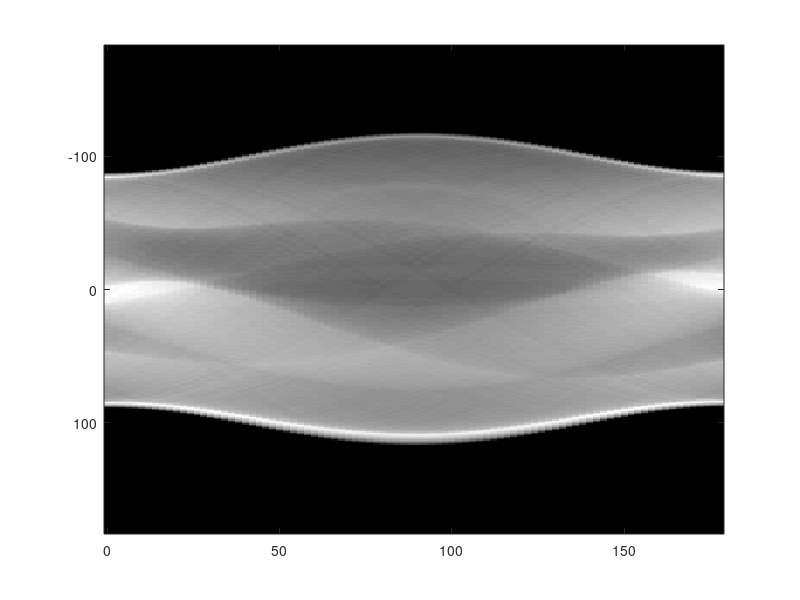

This chart was generated by the following MATLAB code: (Note: this script raises an error after producing the figure.)
close all; clear; clc;

% transformata Radona - jesli idziemy po wierszsach to dostajemy sume
% elementow w wierszu, po przekatnej pierwiastek np 3, 2 to bedzie 5
% pierwiastkow z 2
% tutaj odwrotna nie da tego samego

%czarny kwadrat, bialy srodek
a = zeros(100, 100);
a(31:70, 31:70) = 1;

kat = 0:1:179;

%tablica Radona, polozenie naszego odbiornika
[R,X] = radon(a, kat);
%maxima sa po przekatnej
imagesc(kat, X, R);
xlabel('kat [deg]')
ylabel('odleglosc [px]')

a_new = iradon(R, kat);
imshow(a_new);
%jak z ukladu plaskiego dojsc do ukladu medycznego? Bierzemy kazdy promien
%i grupujemy po azymutach
%%
close all; clear; clc;

a = phantom(256);
imshow(a);

kat = 0:2:179; %im wieksza rozdzielczosc tym wiecej promieni potrzeba
[R, X] = radon(a, kat);
imagesc(kat, X, R)
colorbar('vertical');

% stwierdzamy anomalie zmieniajac krok kat2
a_new = iradon(R, kat);
imshow(a_new);

%%
%%Hougha - wyszukiwanie prostych linii itp na obrazie, nie ma odwrotnej 
close all; clear; clc;

a = imread('blobs.png');

[H,T,R] = hough(a);
piki = houghpeaks(H,10); %tak jak w find znajdz np 10 maximow czy minimow
linie = houghlines(a, T, R, piki, 'FillGap', 2);
imagesc(T,R,H);
colorbar('vertical');
xlabel('kat \theta');
ylabel('promien \rho');
imshow(a);
hold on;

max = 0;
n = 0;

for k = 1:10
    line([linie(k).point1(1), linie(k).point2(1)], ...
        [linie(k).point1(2), linie(k).point2(2)], 'color', 'r')
    dlugosc = sqrt(abs(linie(k).point2(1) - linie(k).point1(1))^2 + abs(linie(k).point2(2) - linie(k).point1(2))^2);

    if dlugosc > max
        max = dlugosc;
        n = k;
    end
end
k = n;
line([linie(k).point1(1), linie(k).point2(1)], ...
        [linie(k).point1(2), linie(k).point2(2)], 'color', 'g');
hold off;

%%
%%transformata Gabora - tak jak falki
close all; clear; clc;

a = imread('cameraman.tif');
kat = 0:45:135;
dlug = 2.^(1:5);
g = gabor(dlug, kat);
magnituda = imgaborfilt(a, g);

subplot(121), imagesc(magnituda(:, :, 1));
subplot(122), imagesc(magnituda(:, :, 20));
% imagesc(real(g(1,20).SpatialKernel))

%%
close all; clear; clc;
a = imread('Gabor.png');
imshow(a);
[Nz, Nx] = size(a);
dlug = 2.^(1:7); %dlugosc 1 - 128
kat = 0:22.5:160;
g = gabor(dlug, kat);
magnituda = imgaborfilt(a,g);
%%
K = 3; %odchylenie naszego filtru
for k=1:length(g)
    odch = 0.5 * g(k).Wavelength;
    magnituda(:,:,k) = imgaussfilt(magnituda(:,:,k), K*odch);
end

xx = 1:Nx;
zz = 1:Nz;
[XX,ZZ] = meshgrid(xx, zz);
zbior = cat(3, magnituda, XX);
zbior = cat(3, zbior, ZZ);

%%
% Analiza glownych czynnikow
% z danych 3d na 2d
D = reshape(zbior, Nx*Nz, []);
D = D - mean(D);
D = D./std(D);
wspolczynniki = pca(D);
obraz = reshape(D*wspolczynniki(:,1), Nz, Nx);
imagesc(obraz);
%%
L = kmeans(D, 2, 'replicate', 5);
wynik = reshape(L, [Nz, Nx]);
an = imoverlay(a, BW, 'k');
imshow(an);
BW = (wynik == 1);

%transformaty fourier 2d, okragle anizotropowe, dct jpeg, radon medyczna,
%hough linie, okregi, gabor do niejednorodnosci w strukturze np tekst

%%
%Przeksztalcenia morfologiczne
close all; clear; clc;
SE1 = strel('disk', 6);
SE2 = strel('line', 11, 30);
SE3 = strel('arbitrary', [1 0 1; 1 0 1; 1 1 1; 1 0 1; 1 0 1]);

a = imread('circles.png');
% a1 = imerode(a, SE1);
% a2 = imerode(a, SE2);
% a3 = imerode(a, SE3);

a1 = imdilate(a, SE1);
a2 = imdilate(a, SE2);
a3 = imdilate(a, SE3);
subplot(221), imshow(a);
subplot(222), imshow(a1);
subplot(223), imshow(a2);
subplot(224), imshow(a3);

%%
close all; clear; clc;
a = zeros(100, 100);
a(31:70, 31:70) = 1;

SE1 = ones(3);
SE2 = ones(11);

a1 = imerode(a, SE2);
iter = 0;

while ~isequal(a, a1)
    a = imerode(a, SE1);
    iter = iter + 1;
end

subplot(221), imshow(a);
subplot(222), imshow(a1);



